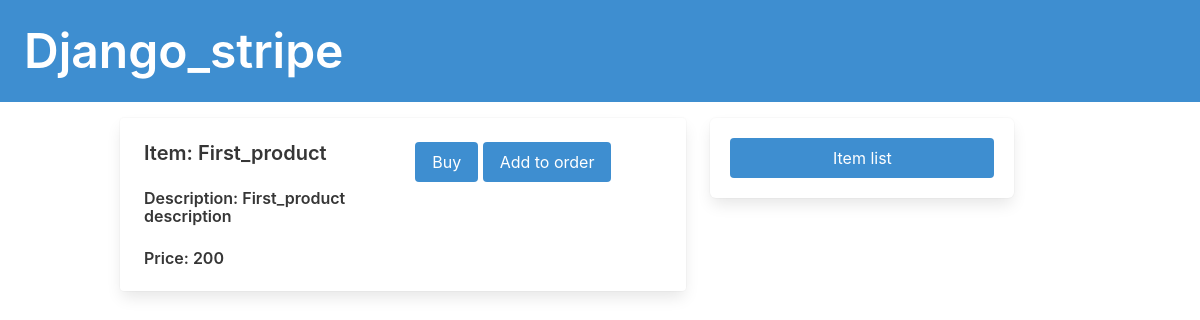
Page /item/1 on the committed database.
### products/models.py (models this page shows, shortened)
class Item(models.Model):
    name = models.CharField(max_length=100, default='Product')
    description = models.CharField(max_length=500, blank=True)
    price = models.IntegerField()

### products/views.py (the view)
# urls.py: path('item/<int:pk>', item_page, name='item_page'),
def item_page(request, pk):
    item = Item.objects.get(pk=pk)
    taxes = Tax.objects.all()
    coupons = Discount.objects.all()
    return render(request, 'item_template.html',
                  {'item': item, 'public_key': public_key, 'taxes': taxes, 'coupons': coupons})

### templates/item_template.html (shortened to what this page needs)
{% extends 'base.html' %}
{% block content %}
<div class="column is-three-fifths">
    <div class="block">
        <div class="card">
            <div class="card-content">
                <div class="columns">
                    <div class="column">
                        <div class="media">
                            <div class="media-content">
                                <p class="title is-5">
                                    Item: {{ item.name }}
                                </p>
                                <p class="title is-6">
                                    Description: {{ item.description }}
                                </p>
                                <p class="title is-6">
                                    Price: {{ item.price }}
                                </p>
                            </div>
                        </div>
                    </div>
                    <div class="column">
                        <div class="block">
                            <button class="button is-info" id="checkout-button" data_item_id="{{ item.id }}">
                                Buy
                            </button>
                            <a href="{% url 'add_item_to_order' item.id %}">
                                <button class="button is-info ">
                                    Add to order
                                </button>
                            </a>
                        </div>
                    </div>
                </div>
            </div>
        </div>
    </div>
</div>
<div class="column is-one-third">
    <div class="box">
        <div class="block">
            <a href="{% url 'item_list' %}">
                <button class="button is-info is-fullwidth">
                    Item list
                </button>
            </a>
        </div>
    </div>
</div>
{% endblock content %}

### rows in the picture
Item: name "First_product", description "First_product description", price "200"
